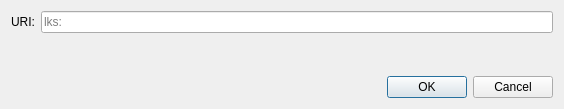
<?xml version="1.0" encoding="UTF-8"?>
<ui version="4.0">
 <class>OpenURIDialog</class>
 <widget class="QDialog" name="OpenURIDialog">
  <property name="geometry">
   <rect>
    <x>0</x>
    <y>0</y>
    <width>564</width>
    <height>109</height>
   </rect>
  </property>
  <property name="windowTitle">
   <string>Open URI</string>
  </property>
  <layout class="QVBoxLayout" name="verticalLayout">
   <item>
    <layout class="QHBoxLayout" name="horizontalLayout">
     <item>
      <widget class="QLabel" name="label">
       <property name="text">
        <string>URI:</string>
       </property>
      </widget>
     </item>
     <item>
      <widget class="QValidatedLineEdit" name="uriEdit">
       <property name="placeholderText">
        <string notr="true">lks:</string>
       </property>
      </widget>
     </item>
    </layout>
   </item>
   <item>
    <spacer name="verticalSpacer">
     <property name="orientation">
      <enum>Qt::Vertical</enum>
     </property>
     <property name="sizeHint" stdset="0">
      <size>
       <width>20</width>
       <height>40</height>
      </size>
     </property>
    </spacer>
   </item>
   <item>
    <widget class="QDialogButtonBox" name="buttonBox">
     <property name="orientation">
      <enum>Qt::Horizontal</enum>
     </property>
     <property name="standardButtons">
      <set>QDialogButtonBox::Cancel|QDialogButtonBox::Ok</set>
     </property>
    </widget>
   </item>
  </layout>
 </widget>
 <customwidgets>
  <customwidget>
   <class>QValidatedLineEdit</class>
   <extends>QLineEdit</extends>
   <header>qt/qvalidatedlineedit.h</header>
  </customwidget>
 </customwidgets>
 <resources/>
 <connections>
  <connection>
   <sender>buttonBox</sender>
   <signal>accepted()</signal>
   <receiver>OpenURIDialog</receiver>
   <slot>accept()</slot>
   <hints>
    <hint type="sourcelabel">
     <x>248</x>
     <y>254</y>
    </hint>
    <hint type="destinationlabel">
     <x>157</x>
     <y>274</y>
    </hint>
   </hints>
  </connection>
  <connection>
   <sender>buttonBox</sender>
   <signal>rejected()</signal>
   <receiver>OpenURIDialog</receiver>
   <slot>reject()</slot>
   <hints>
    <hint type="sourcelabel">
     <x>316</x>
     <y>260</y>
    </hint>
    <hint type="destinationlabel">
     <x>286</x>
     <y>274</y>
    </hint>
   </hints>
  </connection>
 </connections>
</ui>
